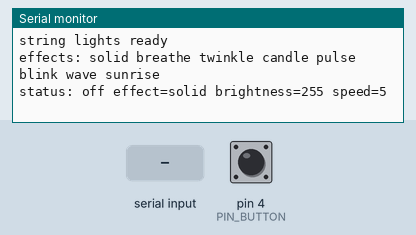
Recording of a sketch running on a simulated Arduino Uno, built with avr-gcc and run on an emulated ATmega328P. Parts: the last lines printed to the serial monitor. Inputs (shaded band) come from the test bench; at power-on: pin 4 (PIN_BUTTON) HIGH. Random numbers use the default seed unless the sketch sets one.

Above: at 1.2 s.
1.3 s: pin 4 (PIN_BUTTON) pulled LOW for 0.15 s
At 2.2 s:
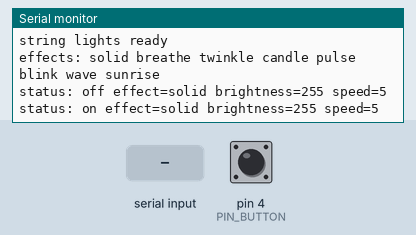
2.9 s: "next\n" received over Serial
At 4.1 s:
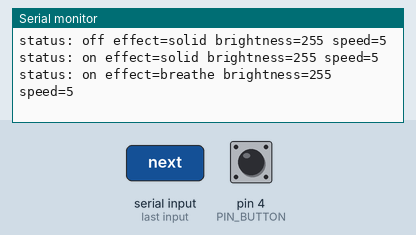
4.4 s: pin 4 (PIN_BUTTON) pulled LOW for 1 s
At 5.8 s:
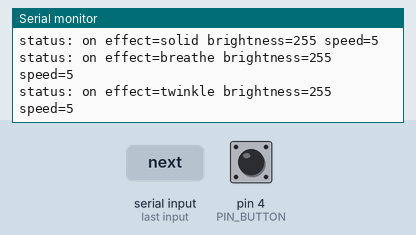
6.9 s: "off\n" received over Serial
At 7.2 s:
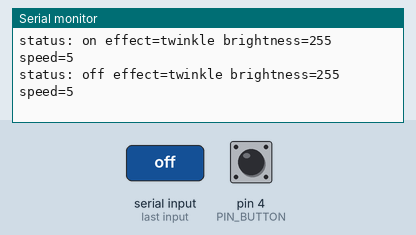
8.4 s: "dim \n" received over Serial
At 9.6 s:
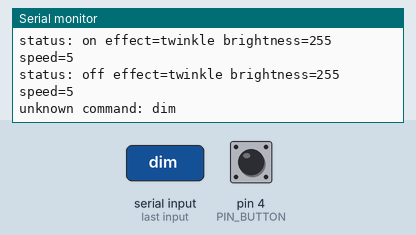
9.9 s: "speed \n" received over Serial
At 10.8 s:
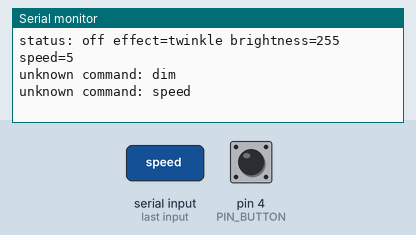

The sketch:

v1.2_effects.ino
```cpp
/*
 * String light controller (Uno R3 + proto shield)
 *
 * The 3xAA pack is replaced by the Uno's 5V. The whole string is one
 * channel, so every effect is a brightness pattern over time.
 *
 * Control:
 *   1. Serial over USB at 9600 baud, newline-terminated:
 *        on | off | toggle | status
 *        dim <0-255>          max brightness for all effects
 *        effect <name>        solid, breathe, twinkle, candle, pulse,
 *                             blink, wave, sunrise
 *        next                 cycle to the next effect
 *        speed <1-10>         1 = slowest, 10 = fastest (default 5)
 *        list                 print effect names
 *      This is how a PC, Pi or Home Assistant drives it.
 *   2. Local push button on D4 (optional): short press = on/off,
 *      long press = next effect.
 *   3. IR remote on D2 (optional, ENABLE_IR): OK = on/off, RIGHT = next
 *      effect, UP/DOWN = brighter/dimmer.
 *
 * Wiring:
 *   Uno 5V --> 1N4007 anode, cathode (stripe) --> box + (top-left contact / switch middle lug)
 *   box - (bottom-right spring) --> 2N2222 collector
 *   2N2222 emitter --> GND
 *   Uno D9 --> 1k --> 2N2222 base
 *   Box slide switch stays ON.
 *
 * Needs the "IRremote" library (v4.x) from the Library Manager.
 */

#include <IRremote.hpp>

// ---------------- pins ----------------
const int PIN_IR     = 2;
const int PIN_BUTTON = 4;
const int PIN_POWER  = 9;   // PWM -> 2N2222 base

// ---------------- settings ----------------
const bool ENABLE_IR             = false;  // true only when an IR receiver is wired to D2
const unsigned long LONG_MS      = 700;    // button long-press threshold
const unsigned long DEBOUNCE_MS  = 30;
const int DIM_STEP               = 32;

// IR command codes for the common 17-key kit remote (NEC protocol).
const uint8_t IR_OK    = 0x1C;
const uint8_t IR_RIGHT = 0x5A;
const uint8_t IR_UP    = 0x18;
const uint8_t IR_DOWN  = 0x52;

// ---------------- effects ----------------
enum Effect { SOLID, BREATHE, TWINKLE, CANDLE, PULSE, BLINK, WAVE, SUNRISE, EFFECT_COUNT };
const char* const EFFECT_NAMES[EFFECT_COUNT] = {
  "solid", "breathe", "twinkle", "candle", "pulse", "blink", "wave", "sunrise"
};

// ---------------- state ----------------
bool lightsOn = false;
int brightness = 255;          // ceiling for every effect (0-255)
int speed = 5;                 // 1-10
Effect effect = SOLID;
unsigned long effectStart = 0; // millis() when the current effect started

// ---------------- helpers ----------------

// LEDs look linear to the eye only after a gamma curve; without this,
// breathing spends most of its time looking "fully on".
uint8_t gamma8(uint8_t x) {
  return (uint16_t)x * x / 255;
}

// Effect period in ms, scaled by speed (speed 5 = base period).
unsigned long periodMs(unsigned long base) {
  return base * 5UL / speed;
}

// Triangle wave 0..255..0 over one period.
uint8_t triangle(unsigned long t, unsigned long period) {
  unsigned long p = t % period;
  unsigned long half = period / 2;
  return p < half ? p * 255UL / half : (period - p) * 255UL / half;
}

// Returns the effect's level (0-255) before brightness and gamma.
uint8_t effectLevel(unsigned long now) {
  unsigned long t = now - effectStart;

  switch (effect) {
    case SOLID:
      return 255;

    case BREATHE: {
      // smooth sine-like breathing, never fully dark
      float phase = (t % periodMs(4000)) / (float)periodMs(4000);
      float s = (1.0 - cos(phase * 2 * PI)) / 2.0;   // 0..1
      return 20 + s * 235;
    }

    case TWINKLE: {
      // mostly bright, with random quick dips that sparkle
      static unsigned long nextChange = 0;
      static uint8_t level = 255;
      if (now >= nextChange) {
        level = random(100) < 70 ? random(200, 256) : random(40, 140);
        nextChange = now + random(30, periodMs(250));
      }
      return level;
    }

    case CANDLE: {
      // warm flicker: small random wobble around a high base, with
      // smoothing so it moves instead of jumping
      static float level = 220;
      static unsigned long last = 0;
      if (now - last >= 20) {
        last = now;
        float target = random(150, 256);
        level += (target - level) * (0.05 + speed * 0.03);
      }
      return (uint8_t)level;
    }

    case PULSE: {
      // heartbeat: two quick beats, then rest
      unsigned long p = t % periodMs(1400);
      unsigned long beat = periodMs(140);
      if (p < beat)            return 255 - p * 200 / beat;
      if (p < 2 * beat)        return 55;
      if (p < 3 * beat)        return 255 - (p - 2 * beat) * 200 / beat;
      return 55;
    }

    case BLINK:
      return (t % periodMs(1000)) < periodMs(500) ? 255 : 0;

    case WAVE:
      // slow linear fade up and down, all the way to off
      return triangle(t, periodMs(6000));

    case SUNRISE: {
      // ramps from off to full over ~10 min at speed 5, then holds
      unsigned long duration = periodMs(600000UL);
      if (t >= duration) return 255;
      return t * 255UL / duration;
    }

    default:
      return 255;
  }
}

// Called every loop: computes the output level and writes it to the transistor.
void updateOutput() {
  if (!lightsOn) {
    analogWrite(PIN_POWER, 0);
    return;
  }
  uint8_t level = (uint16_t)effectLevel(millis()) * brightness / 255;
  analogWrite(PIN_POWER, gamma8(level));
}

void printStatus() {
  Serial.print(F("status: "));
  Serial.print(lightsOn ? F("on") : F("off"));
  Serial.print(F(" effect="));
  Serial.print(EFFECT_NAMES[effect]);
  Serial.print(F(" brightness="));
  Serial.print(brightness);
  Serial.print(F(" speed="));
  Serial.println(speed);
}

void setLights(bool on) {
  lightsOn = on;
  if (on) effectStart = millis();   // effects like sunrise restart when turned on
  printStatus();
}

void setBrightness(int value) {
  brightness = constrain(value, 0, 255);
  printStatus();
}

void setEffect(Effect e) {
  effect = e;
  effectStart = millis();
  printStatus();
}

void nextEffect() {
  setEffect((Effect)((effect + 1) % EFFECT_COUNT));
}

bool setEffectByName(const String& name) {
  for (int i = 0; i < EFFECT_COUNT; i++) {
    if (name == EFFECT_NAMES[i]) {
      setEffect((Effect)i);
      return true;
    }
  }
  return false;
}

void listEffects() {
  Serial.print(F("effects:"));
  for (int i = 0; i < EFFECT_COUNT; i++) {
    Serial.print(' ');
    Serial.print(EFFECT_NAMES[i]);
  }
  Serial.println();
}

// ---------------- inputs ----------------
void handleSerial() {
  if (!Serial.available()) return;
  String cmd = Serial.readStringUntil('\n');
  cmd.trim();
  cmd.toLowerCase();

  if (cmd == "on")                    setLights(true);
  else if (cmd == "off")              setLights(false);
  else if (cmd == "toggle")           setLights(!lightsOn);
  else if (cmd == "status")           printStatus();
  else if (cmd == "next")             nextEffect();
  else if (cmd == "list")             listEffects();
  else if (cmd.startsWith("dim "))    setBrightness(cmd.substring(4).toInt());
  else if (cmd.startsWith("speed ")) {
    speed = constrain(cmd.substring(6).toInt(), 1, 10);
    printStatus();
  }
  else if (cmd.startsWith("effect ")) {
    if (!setEffectByName(cmd.substring(7))) {
      Serial.print(F("unknown effect: "));
      Serial.println(cmd.substring(7));
      listEffects();
    }
  }
  else if (cmd.length() > 0) {
    Serial.print(F("unknown command: "));
    Serial.println(cmd);
  }
}

void handleIR() {
  if (!ENABLE_IR || !IrReceiver.decode()) return;

  // Ignore noise: unknown protocols decode as junk (code 0x0)
  if (IrReceiver.decodedIRData.protocol == UNKNOWN) {
    IrReceiver.resume();
    return;
  }

  bool isRepeat = IrReceiver.decodedIRData.flags & IRDATA_FLAGS_IS_REPEAT;
  uint8_t code = IrReceiver.decodedIRData.command;
  IrReceiver.resume();

  if (code == IR_UP)          setBrightness(brightness + DIM_STEP);  // repeats allowed
  else if (code == IR_DOWN)   setBrightness(brightness - DIM_STEP);
  else if (isRepeat)          return;                                // ignore held keys
  else if (code == IR_OK)     setLights(!lightsOn);
  else if (code == IR_RIGHT)  nextEffect();
  else {
    Serial.print(F("ir: unmapped code 0x"));
    Serial.println(code, HEX);
  }
}

void handleButton() {
  static bool lastReading = HIGH;
  static bool stableState = HIGH;
  static unsigned long lastChange = 0;
  static unsigned long pressedAt = 0;

  bool reading = digitalRead(PIN_BUTTON);
  if (reading != lastReading) {
    lastChange = millis();
    lastReading = reading;
  }
  if (millis() - lastChange < DEBOUNCE_MS || reading == stableState) return;

  stableState = reading;
  if (stableState == LOW) {
    pressedAt = millis();                       // pressed
  } else {
    unsigned long held = millis() - pressedAt;  // released
    if (held >= LONG_MS) nextEffect();
    else setLights(!lightsOn);
  }
}

// ---------------- main ----------------
void setup() {
  pinMode(PIN_POWER, OUTPUT);
  pinMode(PIN_BUTTON, INPUT_PULLUP);
  analogWrite(PIN_POWER, 0);
  randomSeed(analogRead(A0));   // floating analog pin as a noise source

  Serial.begin(9600);
  Serial.setTimeout(50);        // don't stall effects while reading a command
  if (ENABLE_IR) {
    IrReceiver.begin(PIN_IR, DISABLE_LED_FEEDBACK);
  }
  Serial.println(F("string lights ready"));
  listEffects();
  printStatus();
}

void loop() {
  handleSerial();
  handleIR();
  handleButton();
  updateOutput();
}
```

Measured:
- after the input at 1.3 s, the serial monitor: prints a new line after 0.18 s (image 1)
- after the input at 2.9 s, the serial monitor: prints a new line at once (image 2)
- after the input at 4.4 s, the serial monitor: prints a new line after 1.0 s (image 3)
- after the input at 6.9 s, the serial monitor: prints a new line at once (image 4)
- after the input at 8.4 s, the serial monitor: prints a new line at once (image 5)
- after the input at 9.9 s, the serial monitor: prints a new line at once (image 6)
